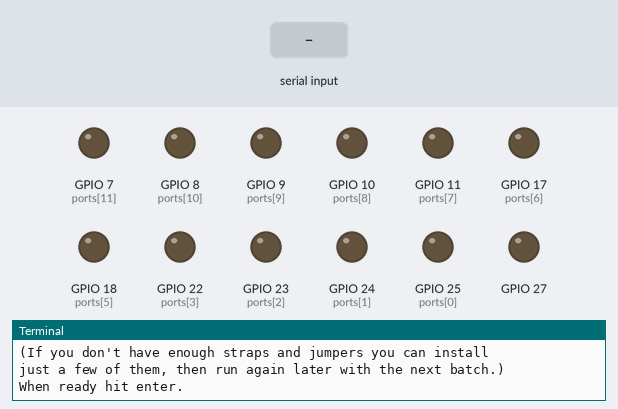
The program below on a simulated Raspberry Pi (BCM pin numbers). Shown: output pins drawn as LEDs (lit = HIGH), the last lines printed to the terminal. Inputs (shaded band) come from the test bench.

Above: at 1.2 s.
1.3 s: "m" typed at the terminal, then Enter
At 1.35 s:
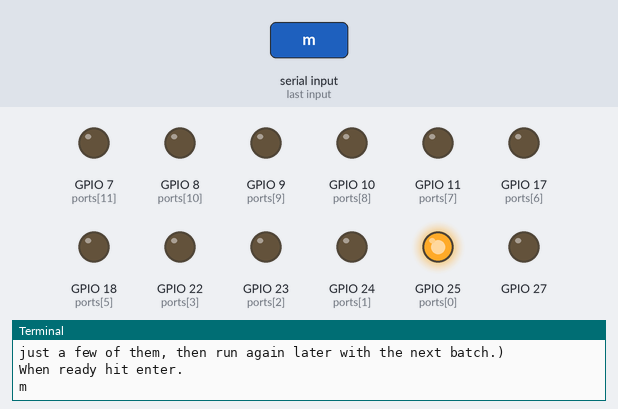
At 5.26 s:
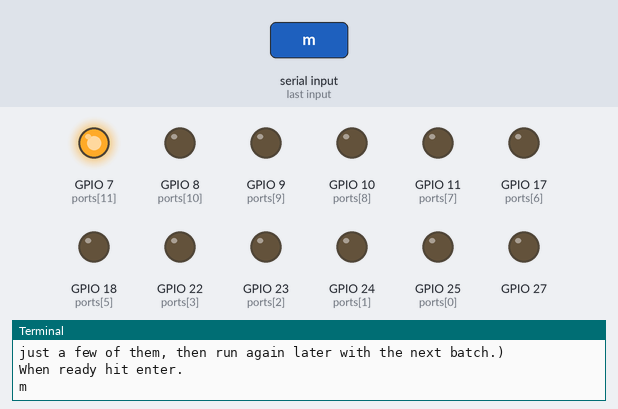
Timing chart, 0 to 11.9 s (numbered marks = the images above; inputs shaded):
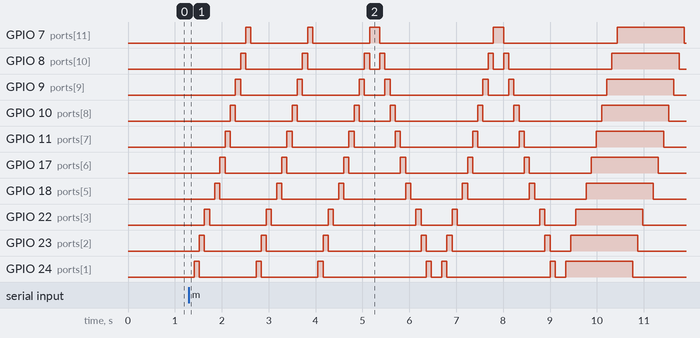

The program:

leds-rg.py
```python
#!/usr/bin/env python2.7
# Python 2.7 version by Alex Eames of http://RasPi.TV
# functionally equivalent to the Gertboard leds test by
# Gert Jan van Loo & Myra VanInwegen. Use at your own risk
# I'm pretty sure the code is harmless, but check it yourself.

import RPi.GPIO as GPIO
from time import sleep
import sys
board_type = sys.argv[-1]

if GPIO.RPI_REVISION == 1:      # check Pi Revision to set port 21/27 correctly
    # define ports list for Revision 1 Pi
    ports = [25, 24, 23, 22, 21, 18, 17, 11, 10, 9, 8, 7]
else:
    # define ports list all others
    ports = [25, 24, 23, 22, 27, 18, 17, 11, 10, 9, 8, 7]
ports_rev = ports[:]                            # make a copy of ports list
ports_rev.reverse()                             # and reverse it as we need both

GPIO.setmode(GPIO.BCM)                                  # initialise RPi.GPIO

for port_num in ports:
    GPIO.setup(port_num, GPIO.OUT)                  # set up ports for output

def led_drive(reps, multiple, direction):           # define function to drive
    for i in range(reps):                      # repetitions, single or multiple
        for port_num in direction:                  # and direction
            GPIO.output(port_num, 1)                # switch on an led
            sleep(0.11)                             # wait for ~0.11 seconds
            if not multiple:                        # if we're not leaving it on
                GPIO.output(port_num, 0)            # switch it off again

# Print Wiring Instructions appropriate to the board
if board_type == "m":
    print "These are the connections for the Multiface LEDs test:"
    print "BUFFER DIRECTION SETTINGS, jumpers on all OUT positions (1-12)"
    print "GPIO 25 --- BUFFERS 1 \nGPIO 24 --- BUFFERS 2"
    print "GPIO 23 --- BUFFERS 3 \nGPIO 22 --- BUFFERS 4"
    print "GPIO 21 --- BUFFERS 5 \nGPIO 18 --- BUFFERS 6"
    print "GPIO 17 --- BUFFERS 7 \nGPIO 11 --- BUFFERS 8"
    print "GPIO 10 --- BUFFERS 9 \nGPIO 9 --- BUFFERS 10"
    print "GPIO 8 --- BUFFERS 11 \nGPIO 7 --- BUFFERS 12"

else:
    print "These are the connections for the Gertboard LEDs test:"
    print "jumpers in every out location (U3-out-B1, U3-out-B2, etc)"
    print "GP25 in J2 --- B1 in J3 \nGP24 in J2 --- B2 in J3"
    print "GP23 in J2 --- B3 in J3 \nGP22 in J2 --- B4 in J3"
    print "GP21 in J2 --- B5 in J3 \nGP18 in J2 --- B6 in J3"
    print "GP17 in J2 --- B7 in J3 \nGP11 in J2 --- B8 in J3"
    print "GP10 in J2 --- B9 in J3 \nGP9 in J2 --- B10 in J3"
    print "GP8 in J2 --- B11 in J3 \nGP7 in J2 --- B12 in J3"
    print "(If you don't have enough straps and jumpers you can install"
    print "just a few of them, then run again later with the next batch.)"

raw_input("When ready hit enter.\n")

try:                                        # Call the led driver function
    led_drive(3, 0, ports)                  # for each required pattern
    led_drive(1, 0, ports_rev)
        # run this once, switching off led before next one comes on, forwards
    led_drive(1, 0, ports)
        # run once, switch led off before next one, reverse direction
    led_drive(1, 0, ports_rev)
        # (1, 1, ports) = run once, leaving each led on, forward direction
    led_drive(1, 1, ports)
    led_drive(1, 0, ports)
    led_drive(1, 1, ports)
    led_drive(1, 0, ports)
except KeyboardInterrupt:                   # trap a CTRL+C keyboard interrupt
    GPIO.cleanup()                          # clean up GPIO ports on CTRL+C
GPIO.cleanup()                              # clean up GPIO ports on normal exit
```

Measured:
- after the input at 1.3 s, GPIO 7 (ports[11]): LOW → HIGH after 1.2 s, → LOW 0.11 s later, → HIGH 1.2 s later, → LOW 0.11 s later, … (10 changes in this stretch); GPIO 8 (ports[10]): LOW → HIGH after 1.1 s, → LOW 0.11 s later, → HIGH 1.2 s later, → LOW 0.11 s later, … (14 changes in this stretch)
